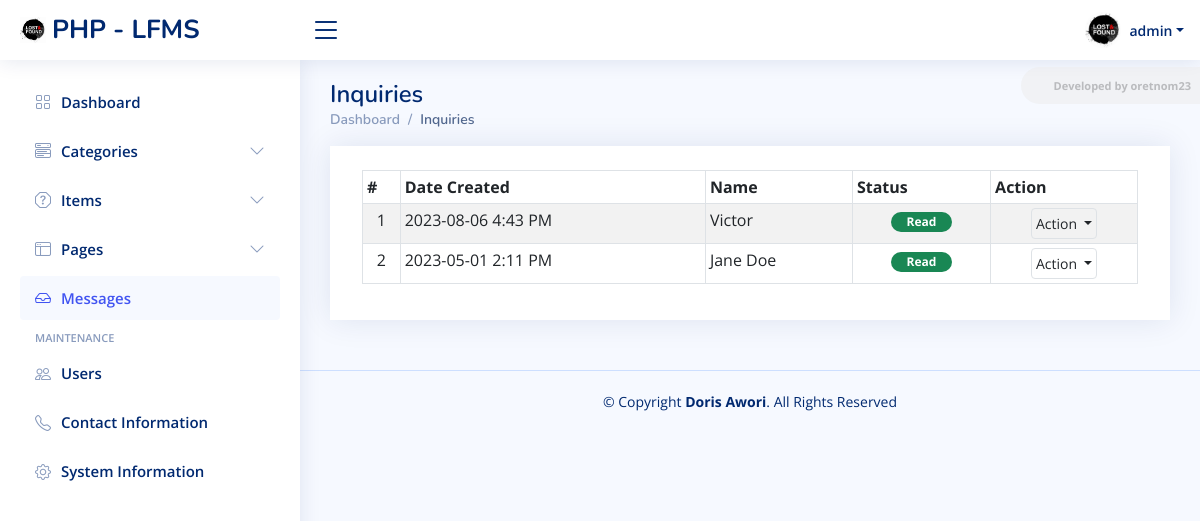
The page /admin?page=inquiries (signed in) on the database its author committed.
### tables this page shows
CREATE TABLE `inquiry_list` (
  `id` bigint(30) NOT NULL,
  `fullname` text NOT NULL,
  `contact` text NOT NULL,
  `email` text NOT NULL,
  `message` text NOT NULL,
  `status` tinyint(1) NOT NULL DEFAULT 0,
  `created_at` datetime NOT NULL DEFAULT current_timestamp(),
  `updated_at` datetime DEFAULT NULL ON UPDATE current_timestamp()
);

### admin/inquiries/index.php (the view, shortened to what this page needs)
<div class="card card-outline rounded-0 card-navy">
	<div class="card-body pt-4">
        <div class="container-fluid">
			<div class="table-responsive">
				<table class="table table-sm table-hover table-striped table-bordered" id="list">
					<thead>
						<tr>
							<th>#</th>
							<th>Date Created</th>
							<th>Name</th>
							<th>Status</th>
							<th>Action</th>
						</tr>
					</thead>
					<tbody>
						<?php
						$i = 1;
						$qry = $conn->query("SELECT * from `inquiry_list` order by `status` asc, abs(unix_timestamp(`created_at`))  desc");
						while($row = $qry->fetch_assoc()):
						?>
							<tr>
								<td class="align-items-center text-center"><?php echo $i++; ?></td>
								<td class="align-items-center"><?php echo date("Y-m-d g:i A",strtotime($row['created_at'])) ?></td>
								<td class="align-items-center"><?= $row['fullname'] ?></td>
								<td class="align-items-center text-center">
									<?php if($row['status'] == 1): ?>
										<span class="badge bg-success px-3 rounded-pill">Read</span>
									<?php else: ?>
										<span class="badge bg-secondary px-3 rounded-pill">Unread</span>
									<?php endif; ?>
								</td>
								<td class="align-items-center" align="center">
									<div class="dropdown">
										<button type="button" class="btn btn-flat p-1 btn-default btn-sm border dropdown-toggle dropdown-icon" data-bs-toggle="dropdown">
												Action
										</button>
									</div>
								</td>
							</tr>
						<?php endwhile; ?>
					</tbody>
				</table>
			</div>
		</div>
	</div>
</div>

### assets/css/style.css (style rules this page uses)
:root { scroll-behavior: smooth; }
body { font-family: "Open Sans", sans-serif; background: #f6f9ff; color: #444444; }
.card { margin-bottom: 30px; border: none; border-radius: 5px; box-shadow: 0px 0 30px rgba(1, 41, 112, 0.1); }
.card-body { padding: 0 20px 20px 20px; }

### assets/css/custom.css (style rules this page uses)
.table-responsive { overflow-x: unset; }

### admin/inquiries/index.php (style rules this page uses)
#list td:nth-child(4), #list td:nth-child(5) { text-align:center !important; }

### rows shown on the page
inquiry_list: created_at "2023-08-06 4:43 PM", fullname "Victor", status "Read"
inquiry_list: created_at "2023-05-01 2:11 PM", fullname "Jane Doe", status "Read"

### other values the page prints
$_settings->info('short_name') "PHP - LFMS"
$_settings->userdata('username') "admin"
str_replace(['_', '/'], ' ', ($pageSplit[1] ?? $page)) "Inquiries"
